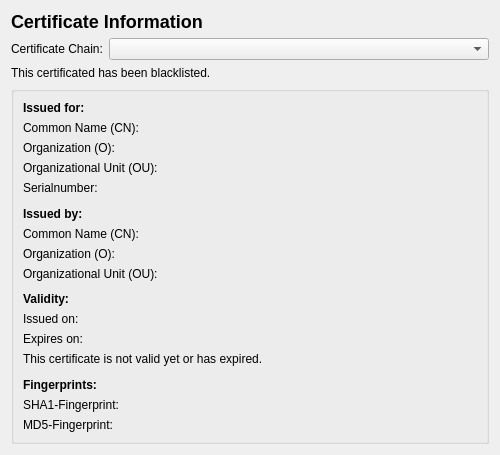
<?xml version="1.0" encoding="UTF-8"?>
<ui version="4.0">
 <class>E5SslCertificatesInfoWidget</class>
 <widget class="QWidget" name="E5SslCertificatesInfoWidget">
  <property name="geometry">
   <rect>
    <x>0</x>
    <y>0</y>
    <width>500</width>
    <height>455</height>
   </rect>
  </property>
  <layout class="QVBoxLayout" name="verticalLayout">
   <item>
    <widget class="QLabel" name="label_17">
     <property name="sizePolicy">
      <sizepolicy hsizetype="Preferred" vsizetype="Minimum">
       <horstretch>0</horstretch>
       <verstretch>0</verstretch>
      </sizepolicy>
     </property>
     <property name="text">
      <string>&lt;h2&gt;Certificate Information&lt;/h2&gt;</string>
     </property>
    </widget>
   </item>
   <item>
    <layout class="QHBoxLayout" name="horizontalLayout">
     <item>
      <widget class="QLabel" name="chainLabel">
       <property name="text">
        <string>Certificate Chain:</string>
       </property>
      </widget>
     </item>
     <item>
      <widget class="QComboBox" name="chainComboBox">
       <property name="sizePolicy">
        <sizepolicy hsizetype="Expanding" vsizetype="Fixed">
         <horstretch>0</horstretch>
         <verstretch>0</verstretch>
        </sizepolicy>
       </property>
      </widget>
     </item>
    </layout>
   </item>
   <item>
    <widget class="QLabel" name="blacklistedLabel">
     <property name="text">
      <string>This certificated has been blacklisted.</string>
     </property>
    </widget>
   </item>
   <item>
    <widget class="QGroupBox" name="groupBox">
     <layout class="QGridLayout" name="gridLayout">
      <item row="0" column="0" colspan="2">
       <widget class="QLabel" name="label">
        <property name="text">
         <string>&lt;b&gt;Issued for:&lt;/b&gt;</string>
        </property>
       </widget>
      </item>
      <item row="1" column="0">
       <widget class="QLabel" name="label_2">
        <property name="text">
         <string>Common Name (CN):</string>
        </property>
       </widget>
      </item>
      <item row="1" column="1">
       <widget class="QLabel" name="subjectCommonNameLabel">
        <property name="sizePolicy">
         <sizepolicy hsizetype="Expanding" vsizetype="Preferred">
          <horstretch>0</horstretch>
          <verstretch>0</verstretch>
         </sizepolicy>
        </property>
        <property name="text">
         <string/>
        </property>
       </widget>
      </item>
      <item row="2" column="0">
       <widget class="QLabel" name="label_3">
        <property name="text">
         <string>Organization (O):</string>
        </property>
       </widget>
      </item>
      <item row="2" column="1">
       <widget class="QLabel" name="subjectOrganizationLabel">
        <property name="sizePolicy">
         <sizepolicy hsizetype="Expanding" vsizetype="Preferred">
          <horstretch>0</horstretch>
          <verstretch>0</verstretch>
         </sizepolicy>
        </property>
        <property name="text">
         <string/>
        </property>
       </widget>
      </item>
      <item row="3" column="0">
       <widget class="QLabel" name="label_4">
        <property name="text">
         <string>Organizational Unit (OU):</string>
        </property>
       </widget>
      </item>
      <item row="3" column="1">
       <widget class="QLabel" name="subjectOrganizationalUnitLabel">
        <property name="sizePolicy">
         <sizepolicy hsizetype="Expanding" vsizetype="Preferred">
          <horstretch>0</horstretch>
          <verstretch>0</verstretch>
         </sizepolicy>
        </property>
        <property name="text">
         <string/>
        </property>
       </widget>
      </item>
      <item row="4" column="0">
       <widget class="QLabel" name="label_5">
        <property name="text">
         <string>Serialnumber:</string>
        </property>
       </widget>
      </item>
      <item row="4" column="1">
       <widget class="QLabel" name="serialNumberLabel">
        <property name="sizePolicy">
         <sizepolicy hsizetype="Expanding" vsizetype="Preferred">
          <horstretch>0</horstretch>
          <verstretch>0</verstretch>
         </sizepolicy>
        </property>
        <property name="text">
         <string/>
        </property>
       </widget>
      </item>
      <item row="5" column="0">
       <spacer name="verticalSpacer_3">
        <property name="orientation">
         <enum>Qt::Vertical</enum>
        </property>
        <property name="sizeHint" stdset="0">
         <size>
          <width>20</width>
          <height>10</height>
         </size>
        </property>
       </spacer>
      </item>
      <item row="6" column="0" colspan="2">
       <widget class="QLabel" name="label_6">
        <property name="text">
         <string>&lt;b&gt;Issued by:&lt;/b&gt;</string>
        </property>
       </widget>
      </item>
      <item row="7" column="0">
       <widget class="QLabel" name="label_9">
        <property name="text">
         <string>Common Name (CN):</string>
        </property>
       </widget>
      </item>
      <item row="7" column="1">
       <widget class="QLabel" name="issuerCommonNameLabel">
        <property name="sizePolicy">
         <sizepolicy hsizetype="Expanding" vsizetype="Preferred">
          <horstretch>0</horstretch>
          <verstretch>0</verstretch>
         </sizepolicy>
        </property>
        <property name="text">
         <string/>
        </property>
       </widget>
      </item>
      <item row="8" column="0">
       <widget class="QLabel" name="label_8">
        <property name="text">
         <string>Organization (O):</string>
        </property>
       </widget>
      </item>
      <item row="8" column="1">
       <widget class="QLabel" name="issuerOrganizationLabel">
        <property name="sizePolicy">
         <sizepolicy hsizetype="Expanding" vsizetype="Preferred">
          <horstretch>0</horstretch>
          <verstretch>0</verstretch>
         </sizepolicy>
        </property>
        <property name="text">
         <string/>
        </property>
       </widget>
      </item>
      <item row="9" column="0">
       <widget class="QLabel" name="label_7">
        <property name="text">
         <string>Organizational Unit (OU):</string>
        </property>
       </widget>
      </item>
      <item row="9" column="1">
       <widget class="QLabel" name="issuerOrganizationalUnitLabel">
        <property name="sizePolicy">
         <sizepolicy hsizetype="Expanding" vsizetype="Preferred">
          <horstretch>0</horstretch>
          <verstretch>0</verstretch>
         </sizepolicy>
        </property>
        <property name="text">
         <string/>
        </property>
       </widget>
      </item>
      <item row="10" column="0">
       <spacer name="verticalSpacer_2">
        <property name="orientation">
         <enum>Qt::Vertical</enum>
        </property>
        <property name="sizeHint" stdset="0">
         <size>
          <width>20</width>
          <height>9</height>
         </size>
        </property>
       </spacer>
      </item>
      <item row="11" column="0" colspan="2">
       <widget class="QLabel" name="label_10">
        <property name="text">
         <string>&lt;b&gt;Validity:&lt;/b&gt;</string>
        </property>
       </widget>
      </item>
      <item row="12" column="0">
       <widget class="QLabel" name="label_11">
        <property name="text">
         <string>Issued on:</string>
        </property>
       </widget>
      </item>
      <item row="12" column="1">
       <widget class="QLabel" name="effectiveLabel">
        <property name="sizePolicy">
         <sizepolicy hsizetype="Expanding" vsizetype="Preferred">
          <horstretch>0</horstretch>
          <verstretch>0</verstretch>
         </sizepolicy>
        </property>
        <property name="text">
         <string/>
        </property>
       </widget>
      </item>
      <item row="13" column="0">
       <widget class="QLabel" name="label_12">
        <property name="text">
         <string>Expires on:</string>
        </property>
       </widget>
      </item>
      <item row="13" column="1">
       <widget class="QLabel" name="expiresLabel">
        <property name="sizePolicy">
         <sizepolicy hsizetype="Expanding" vsizetype="Preferred">
          <horstretch>0</horstretch>
          <verstretch>0</verstretch>
         </sizepolicy>
        </property>
        <property name="text">
         <string/>
        </property>
       </widget>
      </item>
      <item row="14" column="0" colspan="2">
       <widget class="QLabel" name="expiredLabel">
        <property name="text">
         <string>This certificate is not valid yet or has expired.</string>
        </property>
       </widget>
      </item>
      <item row="15" column="0">
       <spacer name="verticalSpacer">
        <property name="orientation">
         <enum>Qt::Vertical</enum>
        </property>
        <property name="sizeHint" stdset="0">
         <size>
          <width>20</width>
          <height>10</height>
         </size>
        </property>
       </spacer>
      </item>
      <item row="16" column="0" colspan="2">
       <widget class="QLabel" name="label_13">
        <property name="text">
         <string>&lt;b&gt;Fingerprints:&lt;/b&gt;</string>
        </property>
       </widget>
      </item>
      <item row="17" column="0">
       <widget class="QLabel" name="label_14">
        <property name="text">
         <string>SHA1-Fingerprint:</string>
        </property>
       </widget>
      </item>
      <item row="17" column="1">
       <widget class="QLabel" name="sha1Label">
        <property name="sizePolicy">
         <sizepolicy hsizetype="Expanding" vsizetype="Preferred">
          <horstretch>0</horstretch>
          <verstretch>0</verstretch>
         </sizepolicy>
        </property>
        <property name="text">
         <string/>
        </property>
       </widget>
      </item>
      <item row="18" column="0">
       <widget class="QLabel" name="label_15">
        <property name="text">
         <string>MD5-Fingerprint:</string>
        </property>
       </widget>
      </item>
      <item row="18" column="1">
       <widget class="QLabel" name="md5Label">
        <property name="sizePolicy">
         <sizepolicy hsizetype="Expanding" vsizetype="Preferred">
          <horstretch>0</horstretch>
          <verstretch>0</verstretch>
         </sizepolicy>
        </property>
        <property name="text">
         <string/>
        </property>
       </widget>
      </item>
     </layout>
     <zorder>md5Label</zorder>
     <zorder>label_14</zorder>
     <zorder>label_15</zorder>
     <zorder>sha1Label</zorder>
     <zorder>label_13</zorder>
     <zorder>verticalSpacer</zorder>
     <zorder>expiresLabel</zorder>
     <zorder>label_10</zorder>
     <zorder>label_11</zorder>
     <zorder>label_12</zorder>
     <zorder>expiredLabel</zorder>
     <zorder>effectiveLabel</zorder>
     <zorder>verticalSpacer_2</zorder>
     <zorder>label_7</zorder>
     <zorder>label_9</zorder>
     <zorder>label_8</zorder>
     <zorder>issuerOrganizationalUnitLabel</zorder>
     <zorder>issuerCommonNameLabel</zorder>
     <zorder>label_6</zorder>
     <zorder>issuerOrganizationLabel</zorder>
     <zorder>verticalSpacer_3</zorder>
     <zorder>label_2</zorder>
     <zorder>serialNumberLabel</zorder>
     <zorder>label_3</zorder>
     <zorder>subjectCommonNameLabel</zorder>
     <zorder>subjectOrganizationLabel</zorder>
     <zorder>subjectOrganizationalUnitLabel</zorder>
     <zorder>label_5</zorder>
     <zorder>label_4</zorder>
     <zorder>label</zorder>
    </widget>
   </item>
  </layout>
 </widget>
 <resources/>
 <connections/>
</ui>
